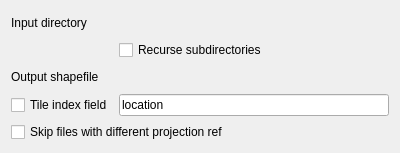
<?xml version="1.0" encoding="UTF-8"?>
<ui version="4.0">
 <class>GdalToolsWidget</class>
 <widget class="QWidget" name="GdalToolsWidget">
  <property name="geometry">
   <rect>
    <x>0</x>
    <y>0</y>
    <width>400</width>
    <height>153</height>
   </rect>
  </property>
  <property name="windowTitle">
   <string>Raster tile index</string>
  </property>
  <layout class="QVBoxLayout" name="verticalLayout">
   <item>
    <layout class="QGridLayout" name="gridLayout">
     <item row="0" column="0">
      <widget class="QLabel" name="label">
       <property name="text">
        <string>Input directory</string>
       </property>
       <property name="buddy">
        <cstring>inSelector</cstring>
       </property>
      </widget>
     </item>
     <item row="1" column="1">
      <widget class="QCheckBox" name="recurseCheck">
       <property name="text">
        <string>Recurse subdirectories</string>
       </property>
      </widget>
     </item>
     <item row="2" column="0">
      <widget class="QLabel" name="label_2">
       <property name="text">
        <string>Output shapefile</string>
       </property>
       <property name="buddy">
        <cstring>outSelector</cstring>
       </property>
      </widget>
     </item>
     <item row="3" column="0">
      <widget class="QCheckBox" name="indexFieldCheck">
       <property name="text">
        <string>Tile index field</string>
       </property>
      </widget>
     </item>
     <item row="3" column="1">
      <widget class="QLineEdit" name="indexFieldEdit">
       <property name="enabled">
        <bool>true</bool>
       </property>
       <property name="text">
        <string>location</string>
       </property>
      </widget>
     </item>
     <item row="0" column="1">
      <widget class="GdalToolsInOutSelector" name="inSelector" native="true"/>
     </item>
     <item row="2" column="1">
      <widget class="GdalToolsInOutSelector" name="outSelector" native="true"/>
     </item>
    </layout>
   </item>
   <item>
    <widget class="QCheckBox" name="skipDifferentProjCheck">
     <property name="text">
      <string>Skip files with different projection ref</string>
     </property>
    </widget>
   </item>
  </layout>
 </widget>
 <customwidgets>
  <customwidget>
   <class>GdalToolsInOutSelector</class>
   <extends>QWidget</extends>
   <header>.inOutSelector</header>
   <container>1</container>
  </customwidget>
 </customwidgets>
 <resources/>
 <connections/>
</ui>
